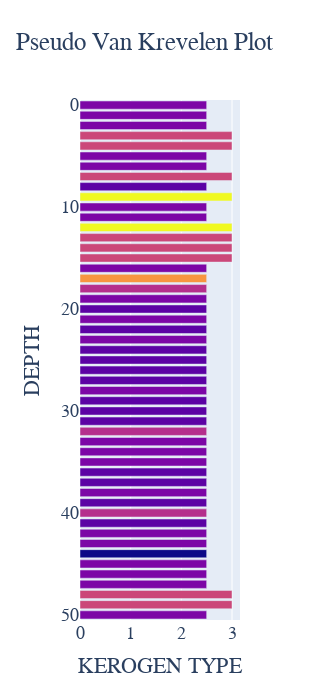
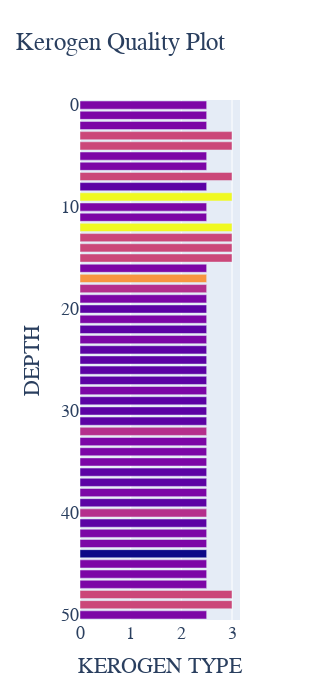
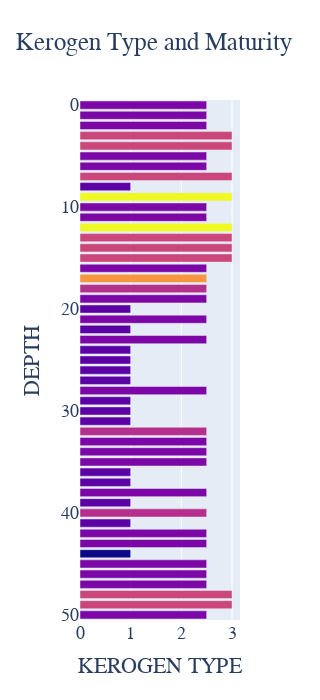
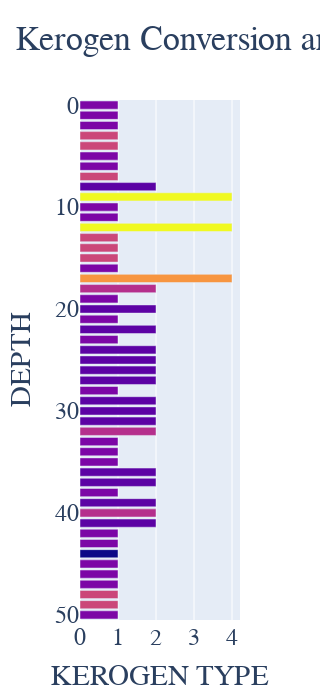

Notebook code for these charts, in order:
### Markdown cell above
# FEE BI 307

### Code cell
col(BI307,   main11)

plot(BI307)

### Figure 1 — Plotly figure (JSON) as saved in the notebook; plotly's stock layout.template omitted (floating-point values rounded to 4 significant figures)
{"data": [{"marker": {"color": [8.5, 8.5, 8.5, 10, 10, 8.5, 8.5, 10, 8, 13, 8.5, 8.5, 13, 10, 10, 10, 8.5, 11.5, 9.5, 8.5, 8, 8.5, 8, 8.5, 8, 8, 8, 8, 8.5, 8, 8, 8, 9.5, 8.5, 8.5, 8.5, 8, 8, 8.5, 8, 9.5, 8, 8.5, 8.5, 7, 8.5, 8.5, 8.5, 10, 10, 8.5]}, "orientation": "h", "type": "bar", "x": [2.5, 2.5, 2.5, 3, 3, 2.5, 2.5, 3, 2.5, 3, 2.5, 2.5, 3, 3, 3, 3, 2.5, 2.5, 2.5, 2.5, 2.5, 2.5, 2.5, 2.5, 2.5, 2.5, 2.5, 2.5, 2.5, 2.5, 2.5, 2.5, 2.5, 2.5, 2.5, 2.5, 2.5, 2.5, 2.5, 2.5, 2.5, 2.5, 2.5, 2.5, 2.5, 2.5, 2.5, 2.5, 3, 3, 2.5], "y": [0, 1, 2, 3, 4, 5, 6, 7, 8, 9, 10, 11, 12, 13, 14, 15, 16, 17, 18, 19, 20, 21, 22, 23, 24, 25, 26, 27, 28, 29, 30, 31, 32, 33, 34, 35, 36, 37, 38, 39, 40, 41, 42, 43, 44, 45, 46, 47, 48, 49, 50]}], "layout": {"autosize": false, "coloraxis": {"showscale": true}, "font": {"family": "Courier New, monospace", "size": 18}, "height": 700, "legend": {"title": {"text": "Pseudo Van Krevelen Plot"}}, "title": {"text": "Pseudo Van Krevelen Plot"}, "width": 300, "xaxis": {"title": {"text": "KEROGEN TYPE"}}, "yaxis": {"autorange": "reversed", "title": {"text": "DEPTH"}}}}

### Figure 2 — Plotly figure (JSON) as saved in the notebook; plotly's stock layout.template omitted (floating-point values rounded to 4 significant figures)
{"data": [{"marker": {"color": [8.5, 8.5, 8.5, 10, 10, 8.5, 8.5, 10, 8, 13, 8.5, 8.5, 13, 10, 10, 10, 8.5, 11.5, 9.5, 8.5, 8, 8.5, 8, 8.5, 8, 8, 8, 8, 8.5, 8, 8, 8, 9.5, 8.5, 8.5, 8.5, 8, 8, 8.5, 8, 9.5, 8, 8.5, 8.5, 7, 8.5, 8.5, 8.5, 10, 10, 8.5]}, "orientation": "h", "type": "bar", "x": [2.5, 2.5, 2.5, 3, 3, 2.5, 2.5, 3, 2.5, 3, 2.5, 2.5, 3, 3, 3, 3, 2.5, 2.5, 2.5, 2.5, 2.5, 2.5, 2.5, 2.5, 2.5, 2.5, 2.5, 2.5, 2.5, 2.5, 2.5, 2.5, 2.5, 2.5, 2.5, 2.5, 2.5, 2.5, 2.5, 2.5, 2.5, 2.5, 2.5, 2.5, 2.5, 2.5, 2.5, 2.5, 3, 3, 2.5], "y": [0, 1, 2, 3, 4, 5, 6, 7, 8, 9, 10, 11, 12, 13, 14, 15, 16, 17, 18, 19, 20, 21, 22, 23, 24, 25, 26, 27, 28, 29, 30, 31, 32, 33, 34, 35, 36, 37, 38, 39, 40, 41, 42, 43, 44, 45, 46, 47, 48, 49, 50]}], "layout": {"autosize": false, "font": {"family": "Courier New, monospace", "size": 18}, "height": 700, "legend": {"title": {"text": "Kerogen Quality Plot"}}, "title": {"text": "Kerogen Quality Plot"}, "width": 300, "xaxis": {"title": {"text": "KEROGEN TYPE"}}, "yaxis": {"autorange": "reversed", "title": {"text": "DEPTH"}}}}

### Figure 3 — Plotly figure (JSON) as saved in the notebook; plotly's stock layout.template omitted (floating-point values rounded to 4 significant figures)
{"data": [{"marker": {"color": [8.5, 8.5, 8.5, 10, 10, 8.5, 8.5, 10, 8, 13, 8.5, 8.5, 13, 10, 10, 10, 8.5, 11.5, 9.5, 8.5, 8, 8.5, 8, 8.5, 8, 8, 8, 8, 8.5, 8, 8, 8, 9.5, 8.5, 8.5, 8.5, 8, 8, 8.5, 8, 9.5, 8, 8.5, 8.5, 7, 8.5, 8.5, 8.5, 10, 10, 8.5]}, "orientation": "h", "type": "bar", "x": [2.5, 2.5, 2.5, 3, 3, 2.5, 2.5, 3, 1, 3, 2.5, 2.5, 3, 3, 3, 3, 2.5, 2.5, 2.5, 2.5, 1, 2.5, 1, 2.5, 1, 1, 1, 1, 2.5, 1, 1, 1, 2.5, 2.5, 2.5, 2.5, 1, 1, 2.5, 1, 2.5, 1, 2.5, 2.5, 1, 2.5, 2.5, 2.5, 3, 3, 2.5], "y": [0, 1, 2, 3, 4, 5, 6, 7, 8, 9, 10, 11, 12, 13, 14, 15, 16, 17, 18, 19, 20, 21, 22, 23, 24, 25, 26, 27, 28, 29, 30, 31, 32, 33, 34, 35, 36, 37, 38, 39, 40, 41, 42, 43, 44, 45, 46, 47, 48, 49, 50]}], "layout": {"autosize": false, "font": {"family": "Courier New, monospace", "size": 18}, "height": 700, "legend": {"title": {"text": "Kerogen Type and Maturity"}}, "title": {"text": "Kerogen Type and Maturity"}, "width": 300, "xaxis": {"title": {"text": "KEROGEN TYPE"}}, "yaxis": {"autorange": "reversed", "title": {"text": "DEPTH"}}}}

### Figure 4 — Plotly figure (JSON) as saved in the notebook; plotly's stock layout.template omitted (floating-point values rounded to 4 significant figures)
{"data": [{"marker": {"color": [8.5, 8.5, 8.5, 10, 10, 8.5, 8.5, 10, 8, 13, 8.5, 8.5, 13, 10, 10, 10, 8.5, 11.5, 9.5, 8.5, 8, 8.5, 8, 8.5, 8, 8, 8, 8, 8.5, 8, 8, 8, 9.5, 8.5, 8.5, 8.5, 8, 8, 8.5, 8, 9.5, 8, 8.5, 8.5, 7, 8.5, 8.5, 8.5, 10, 10, 8.5]}, "orientation": "h", "type": "bar", "x": [1, 1, 1, 1, 1, 1, 1, 1, 2, 4, 1, 1, 4, 1, 1, 1, 1, 4, 2, 1, 2, 1, 2, 1, 2, 2, 2, 2, 1, 2, 2, 2, 2, 1, 1, 1, 2, 2, 1, 2, 2, 2, 1, 1, 1, 1, 1, 1, 1, 1, 1], "y": [0, 1, 2, 3, 4, 5, 6, 7, 8, 9, 10, 11, 12, 13, 14, 15, 16, 17, 18, 19, 20, 21, 22, 23, 24, 25, 26, 27, 28, 29, 30, 31, 32, 33, 34, 35, 36, 37, 38, 39, 40, 41, 42, 43, 44, 45, 46, 47, 48, 49, 50]}], "layout": {"autosize": false, "font": {"family": "Courier New, monospace", "size": 24}, "height": 700, "legend": {"title": {"text": "Kerogen Conversion and Maturity"}}, "title": {"text": "Kerogen Conversion and Maturity"}, "width": 300, "xaxis": {"title": {"text": "KEROGEN TYPE"}}, "yaxis": {"autorange": "reversed", "title": {"text": "DEPTH"}}}}
